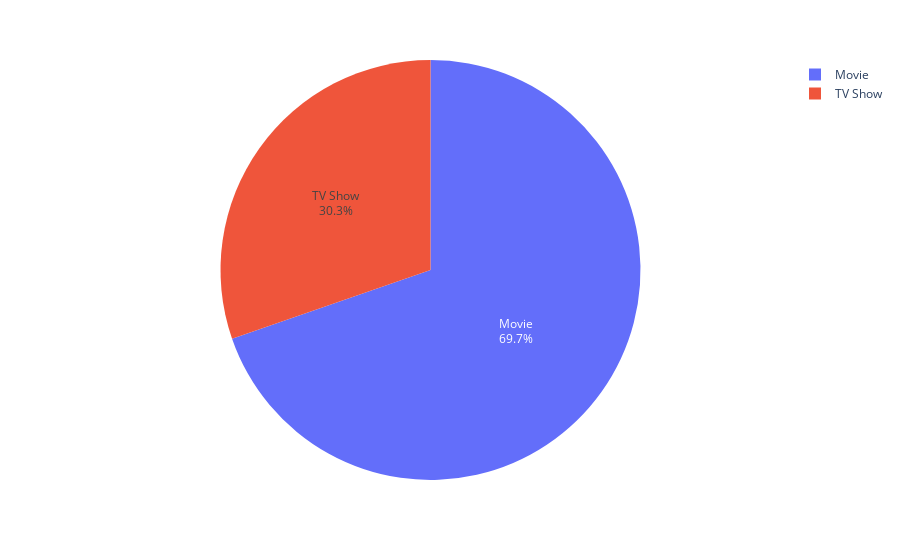

Notebook code cell kept with this figure:
### Code cell
import plotly.express as px

fig = px.pie(df['type'].value_counts().reset_index(), 
             values='type', names='index', 
             color_discrete_map={'Movie':'#363336','TV Show':'#F5E9F5'})
fig.update_traces(textposition='inside', textinfo='percent+label')
fig.update_layout(uniformtext_minsize=30)
fig.show()

### Figure 1 — Plotly figure (JSON) as saved in the notebook; plotly's stock layout.template omitted (floating-point values rounded to 4 significant figures)
{"data": [{"domain": {"x": [0, 1], "y": [0, 1]}, "hovertemplate": "index=%{label}<br>type=%{value}<extra></extra>", "labels": ["Movie", "TV Show"], "legendgroup": "", "name": "", "showlegend": true, "textinfo": "percent+label", "textposition": "inside", "type": "pie", "values": [6131, 2666]}], "layout": {"legend": {"tracegroupgap": 0}, "margin": {"t": 60}, "uniformtext": {"minsize": 30}}}
